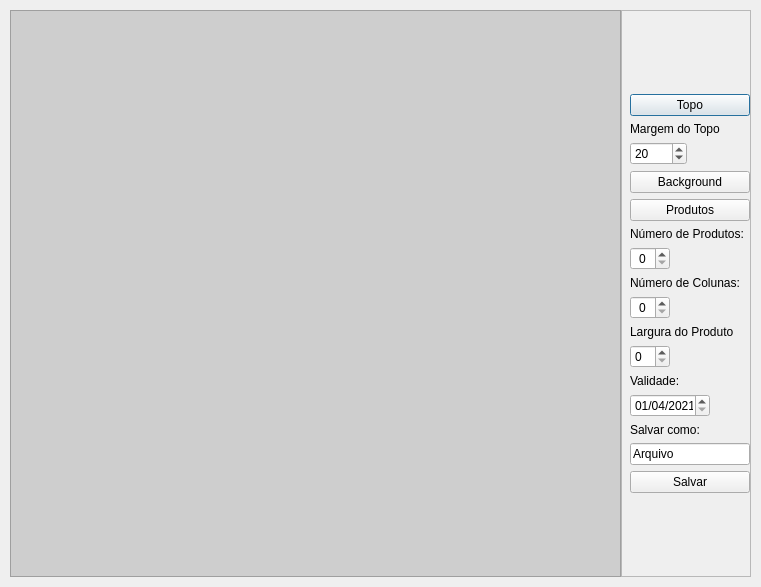
<?xml version="1.0" encoding="UTF-8"?>
<ui version="4.0">
 <class>Dialog</class>
 <widget class="QDialog" name="Dialog">
  <property name="geometry">
   <rect>
    <x>0</x>
    <y>0</y>
    <width>761</width>
    <height>587</height>
   </rect>
  </property>
  <property name="windowTitle">
   <string>Dialog</string>
  </property>
  <layout class="QHBoxLayout" name="horizontalLayout">
   <property name="spacing">
    <number>0</number>
   </property>
   <property name="leftMargin">
    <number>10</number>
   </property>
   <property name="topMargin">
    <number>10</number>
   </property>
   <property name="rightMargin">
    <number>10</number>
   </property>
   <property name="bottomMargin">
    <number>10</number>
   </property>
   <item>
    <widget class="QFrame" name="frame">
     <property name="minimumSize">
      <size>
       <width>0</width>
       <height>0</height>
      </size>
     </property>
     <property name="styleSheet">
      <string notr="true">background-color: rgb(206, 206, 206);</string>
     </property>
     <property name="frameShape">
      <enum>QFrame::StyledPanel</enum>
     </property>
     <property name="frameShadow">
      <enum>QFrame::Raised</enum>
     </property>
     <layout class="QHBoxLayout" name="horizontalLayout_2">
      <property name="spacing">
       <number>0</number>
      </property>
      <property name="leftMargin">
       <number>0</number>
      </property>
      <property name="topMargin">
       <number>0</number>
      </property>
      <property name="rightMargin">
       <number>0</number>
      </property>
      <property name="bottomMargin">
       <number>0</number>
      </property>
      <item>
       <spacer name="horizontalSpacer">
        <property name="orientation">
         <enum>Qt::Horizontal</enum>
        </property>
        <property name="sizeHint" stdset="0">
         <size>
          <width>40</width>
          <height>20</height>
         </size>
        </property>
       </spacer>
      </item>
      <item>
       <widget class="QLabel" name="label_5">
        <property name="minimumSize">
         <size>
          <width>333</width>
          <height>416</height>
         </size>
        </property>
        <property name="maximumSize">
         <size>
          <width>333</width>
          <height>416</height>
         </size>
        </property>
        <property name="text">
         <string/>
        </property>
       </widget>
      </item>
      <item>
       <spacer name="horizontalSpacer_2">
        <property name="orientation">
         <enum>Qt::Horizontal</enum>
        </property>
        <property name="sizeHint" stdset="0">
         <size>
          <width>40</width>
          <height>20</height>
         </size>
        </property>
       </spacer>
      </item>
     </layout>
    </widget>
   </item>
   <item>
    <widget class="QFrame" name="frame_2">
     <property name="minimumSize">
      <size>
       <width>130</width>
       <height>0</height>
      </size>
     </property>
     <property name="maximumSize">
      <size>
       <width>20</width>
       <height>16777215</height>
      </size>
     </property>
     <property name="frameShape">
      <enum>QFrame::StyledPanel</enum>
     </property>
     <property name="frameShadow">
      <enum>QFrame::Raised</enum>
     </property>
     <layout class="QVBoxLayout" name="verticalLayout">
      <property name="spacing">
       <number>6</number>
      </property>
      <property name="leftMargin">
       <number>8</number>
      </property>
      <property name="topMargin">
       <number>0</number>
      </property>
      <property name="rightMargin">
       <number>0</number>
      </property>
      <property name="bottomMargin">
       <number>0</number>
      </property>
      <item>
       <spacer name="verticalSpacer_2">
        <property name="orientation">
         <enum>Qt::Vertical</enum>
        </property>
        <property name="sizeHint" stdset="0">
         <size>
          <width>20</width>
          <height>40</height>
         </size>
        </property>
       </spacer>
      </item>
      <item>
       <widget class="QPushButton" name="bTop">
        <property name="text">
         <string>Topo</string>
        </property>
       </widget>
      </item>
      <item>
       <widget class="QLabel" name="label_6">
        <property name="text">
         <string>Margem do Topo</string>
        </property>
       </widget>
      </item>
      <item>
       <widget class="QSpinBox" name="margTop">
        <property name="minimumSize">
         <size>
          <width>31</width>
          <height>0</height>
         </size>
        </property>
        <property name="maximumSize">
         <size>
          <width>57</width>
          <height>16777215</height>
         </size>
        </property>
        <property name="value">
         <number>20</number>
        </property>
       </widget>
      </item>
      <item>
       <widget class="QPushButton" name="bBack">
        <property name="text">
         <string>Background</string>
        </property>
       </widget>
      </item>
      <item>
       <widget class="QPushButton" name="bProd">
        <property name="text">
         <string>Produtos</string>
        </property>
       </widget>
      </item>
      <item>
       <widget class="QLabel" name="label_2">
        <property name="text">
         <string>Número de Produtos:</string>
        </property>
       </widget>
      </item>
      <item>
       <widget class="QSpinBox" name="maxProd">
        <property name="minimumSize">
         <size>
          <width>0</width>
          <height>0</height>
         </size>
        </property>
        <property name="maximumSize">
         <size>
          <width>40</width>
          <height>16777215</height>
         </size>
        </property>
        <property name="alignment">
         <set>Qt::AlignCenter</set>
        </property>
       </widget>
      </item>
      <item>
       <widget class="QLabel" name="label_3">
        <property name="text">
         <string>Número de Colunas:</string>
        </property>
       </widget>
      </item>
      <item>
       <widget class="QSpinBox" name="colunas">
        <property name="maximumSize">
         <size>
          <width>40</width>
          <height>16777215</height>
         </size>
        </property>
        <property name="alignment">
         <set>Qt::AlignCenter</set>
        </property>
       </widget>
      </item>
      <item>
       <widget class="QLabel" name="label_7">
        <property name="text">
         <string>Largura do Produto</string>
        </property>
       </widget>
      </item>
      <item>
       <widget class="QSpinBox" name="widtProd">
        <property name="minimumSize">
         <size>
          <width>40</width>
          <height>0</height>
         </size>
        </property>
        <property name="maximumSize">
         <size>
          <width>40</width>
          <height>16777215</height>
         </size>
        </property>
        <property name="maximum">
         <number>800</number>
        </property>
       </widget>
      </item>
      <item>
       <widget class="QLabel" name="label">
        <property name="text">
         <string>Validade:</string>
        </property>
       </widget>
      </item>
      <item>
       <widget class="QDateEdit" name="validade">
        <property name="maximumSize">
         <size>
          <width>80</width>
          <height>16777215</height>
         </size>
        </property>
        <property name="dateTime">
         <datetime>
          <hour>0</hour>
          <minute>0</minute>
          <second>0</second>
          <year>2021</year>
          <month>4</month>
          <day>1</day>
         </datetime>
        </property>
        <property name="displayFormat">
         <string>dd/MM/yyyy</string>
        </property>
       </widget>
      </item>
      <item>
       <widget class="QLabel" name="label_4">
        <property name="text">
         <string>Salvar como:</string>
        </property>
       </widget>
      </item>
      <item>
       <widget class="QLineEdit" name="saveName">
        <property name="text">
         <string>Arquivo</string>
        </property>
       </widget>
      </item>
      <item>
       <widget class="QPushButton" name="pushButton">
        <property name="text">
         <string>Salvar</string>
        </property>
       </widget>
      </item>
      <item>
       <spacer name="verticalSpacer">
        <property name="orientation">
         <enum>Qt::Vertical</enum>
        </property>
        <property name="sizeHint" stdset="0">
         <size>
          <width>20</width>
          <height>40</height>
         </size>
        </property>
       </spacer>
      </item>
     </layout>
    </widget>
   </item>
  </layout>
 </widget>
 <resources/>
 <connections/>
</ui>
